Frame 1 (no input): blank canvas, image omitted
Frame 60 (the mouse pressed at the canvas centre just before this capture): blank canvas, image omitted
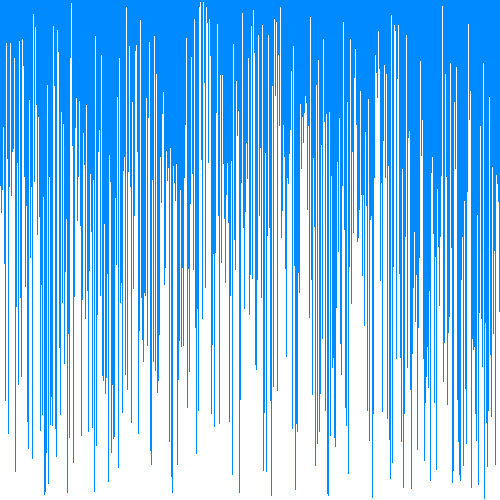
Frame 120 (the mouse held since frame 60 and released just before this capture)

The Processing sketch whose frames 1 and 60 were blank and that drew this single picture after the mouse press (run headless with seeded random() and noise(); from frame 60 on, the mouse is pressed at the canvas centre):

// Processing sketch: sketch_200511a
// ── sketch_200511a.pde
/* Paste the code into a new Processing sketch and complete the steps. */

//1. create an array of ints. don't initialize it yet.
int[] num;
void setup() {
  //2. set the size of your window
  size(500, 500);
  //  if you are using Processing 3, you cannot use variables
  //  because the developers don't know how programming is supposed to work.

  //3. initialize your array with the built in width variable
  num = new int[width];
  //4. initialize the ints in the array with random numbers
  //   from 0 to the built in height variable
  
  
  //5. call the noStroke() method
  noStroke();
}

void draw() {
  //6. set the background color with background(r, g, b);
  background(#008AFF);
  //7. set the color for your graph
  color(#0024FF);
  //8. draw a rectangle for each int in your array.
  //   the x value will be the current index in the array
  //   the y value will the height variable
  //   the width is 1 (one)
  //   the height is negative the value of the element at the current index of the array
  for (int i = 0; i< width; i++){
    rect(i, height, 1, -num[i]);
  }
  

  //9. call the stepSort method
  stepSort(num);
  //10. extract the code that randomizes the array into a method.
  if (mousePressed) {
    mousePressed();
  }
  //11. call the method you made in step 10 when the mouse is pressed

}

void stepSort(int[] arr) {
  for (int i = 1; i < arr.length; i++) {
    if (arr[i - 1] > arr[i]) {
      int t = arr[i];
      arr[i] = arr[i - 1];
      arr[i - 1] = t;
    }
  }
}

public void mousePressed(){
  for (int i = 0; i< width; i++){
    num[i] = int(random(0, height));
    print(num[i]);
  }
}
